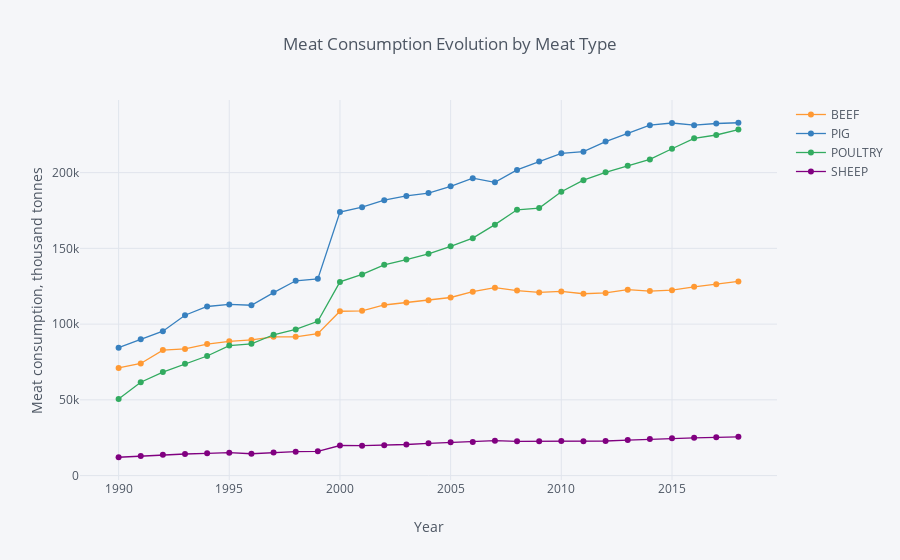

The notebook cell saved with this chart:
### Markdown cell above
In case of multiple lines graph, Cufflinks syntax will also be much less verbose than native Plotly syntax:

### Code cell
# Option 1: build a graph directly on the result of pivoting the dataframe

df_year_type.pivot_table(index='TIME', columns='SUBJECT', values='Value').\
iplot(kind='line', 
      mode='lines+markers',
      size=6,
      title='Meat Consumption Evolution by Meat Type',
      xTitle='Year',
      yTitle='Meat consumption, thousand tonnes')

### Figure 1 — Plotly figure (JSON) as saved in the notebook; plotly's stock layout.template omitted (floating-point values rounded to 4 significant figures)
{"data": [{"line": {"color": "rgba(255, 153, 51, 1.0)", "dash": "solid", "shape": "linear", "width": 1.3}, "marker": {"size": 6, "symbol": "circle"}, "mode": "lines+markers", "name": "BEEF", "text": "", "type": "scatter", "uid": "889dda3e-0a60-480d-a8fc-4290607a500b", "x": [1990, 1991, 1992, 1993, 1994, 1995, 1996, 1997, 1998, 1999, 2000, 2001, 2002, 2003, 2004, 2005, 2006, 2007, 2008, 2009, 2010, 2011, 2012, 2013, 2014, 2015, 2016, 2017, 2018], "y": [71089, 74012, 82849, 83594, 86789, 88620, 89579, 91603, 91595, 93681, 108500, 108742, 112613, 114247, 115762, 117566, 121430, 124058, 122125, 120944, 121559, 120044, 120585, 122724, 121809, 122418, 124626, 126266, 128188]}, {"line": {"color": "rgba(55, 128, 191, 1.0)", "dash": "solid", "shape": "linear", "width": 1.3}, "marker": {"size": 6, "symbol": "circle"}, "mode": "lines+markers", "name": "PIG", "text": "", "type": "scatter", "uid": "f6744697-a0ad-4e54-ac33-ab25de2a2624", "x": [1990, 1991, 1992, 1993, 1994, 1995, 1996, 1997, 1998, 1999, 2000, 2001, 2002, 2003, 2004, 2005, 2006, 2007, 2008, 2009, 2010, 2011, 2012, 2013, 2014, 2015, 2016, 2017, 2018], "y": [84457, 89966, 95298, 105873, 111632, 113009, 112443, 120809, 128588, 129884, 173950, 177211, 181784, 184613, 186480, 190995, 196323, 193595, 201813, 207322, 212735, 213803, 220506, 225904, 231298, 232772, 231306, 232414, 232923]}, {"line": {"color": "rgba(50, 171, 96, 1.0)", "dash": "solid", "shape": "linear", "width": 1.3}, "marker": {"size": 6, "symbol": "circle"}, "mode": "lines+markers", "name": "POULTRY", "text": "", "type": "scatter", "uid": "cdc91e41-e4f9-409a-8ba6-a7469cf42a58", "x": [1990, 1991, 1992, 1993, 1994, 1995, 1996, 1997, 1998, 1999, 2000, 2001, 2002, 2003, 2004, 2005, 2006, 2007, 2008, 2009, 2010, 2011, 2012, 2013, 2014, 2015, 2016, 2017, 2018], "y": [50556, 61594, 68323, 73748, 78938, 85820, 87003, 92962, 96502, 101826, 127861, 132802, 139134, 142583, 146405, 151381, 156727, 165660, 175435, 176626, 187393, 195006, 200190, 204474, 208709, 215781, 222615, 224835, 228455]}, {"line": {"color": "rgba(128, 0, 128, 1.0)", "dash": "solid", "shape": "linear", "width": 1.3}, "marker": {"size": 6, "symbol": "circle"}, "mode": "lines+markers", "name": "SHEEP", "text": "", "type": "scatter", "uid": "3997ab86-effe-417c-986b-2ef4b5e3c128", "x": [1990, 1991, 1992, 1993, 1994, 1995, 1996, 1997, 1998, 1999, 2000, 2001, 2002, 2003, 2004, 2005, 2006, 2007, 2008, 2009, 2010, 2011, 2012, 2013, 2014, 2015, 2016, 2017, 2018], "y": [12101, 12845, 13728, 14234, 14700, 15144, 14421, 15241, 15777, 16019, 19851, 19728, 20016, 20529, 21292, 21923, 22216, 23017, 22601, 22631, 22752, 22711, 22825, 23457, 24075, 24672, 24927, 25284, 25552]}], "layout": {"legend": {"bgcolor": "#F5F6F9", "font": {"color": "#4D5663"}}, "paper_bgcolor": "#F5F6F9", "plot_bgcolor": "#F5F6F9", "title": {"font": {"color": "#4D5663"}, "text": "Meat Consumption Evolution by Meat Type"}, "xaxis": {"gridcolor": "#E1E5ED", "showgrid": true, "tickfont": {"color": "#4D5663"}, "title": {"font": {"color": "#4D5663"}, "text": "Year"}, "zerolinecolor": "#E1E5ED"}, "yaxis": {"gridcolor": "#E1E5ED", "showgrid": true, "tickfont": {"color": "#4D5663"}, "title": {"font": {"color": "#4D5663"}, "text": "Meat consumption, thousand tonnes"}, "zerolinecolor": "#E1E5ED"}}}
